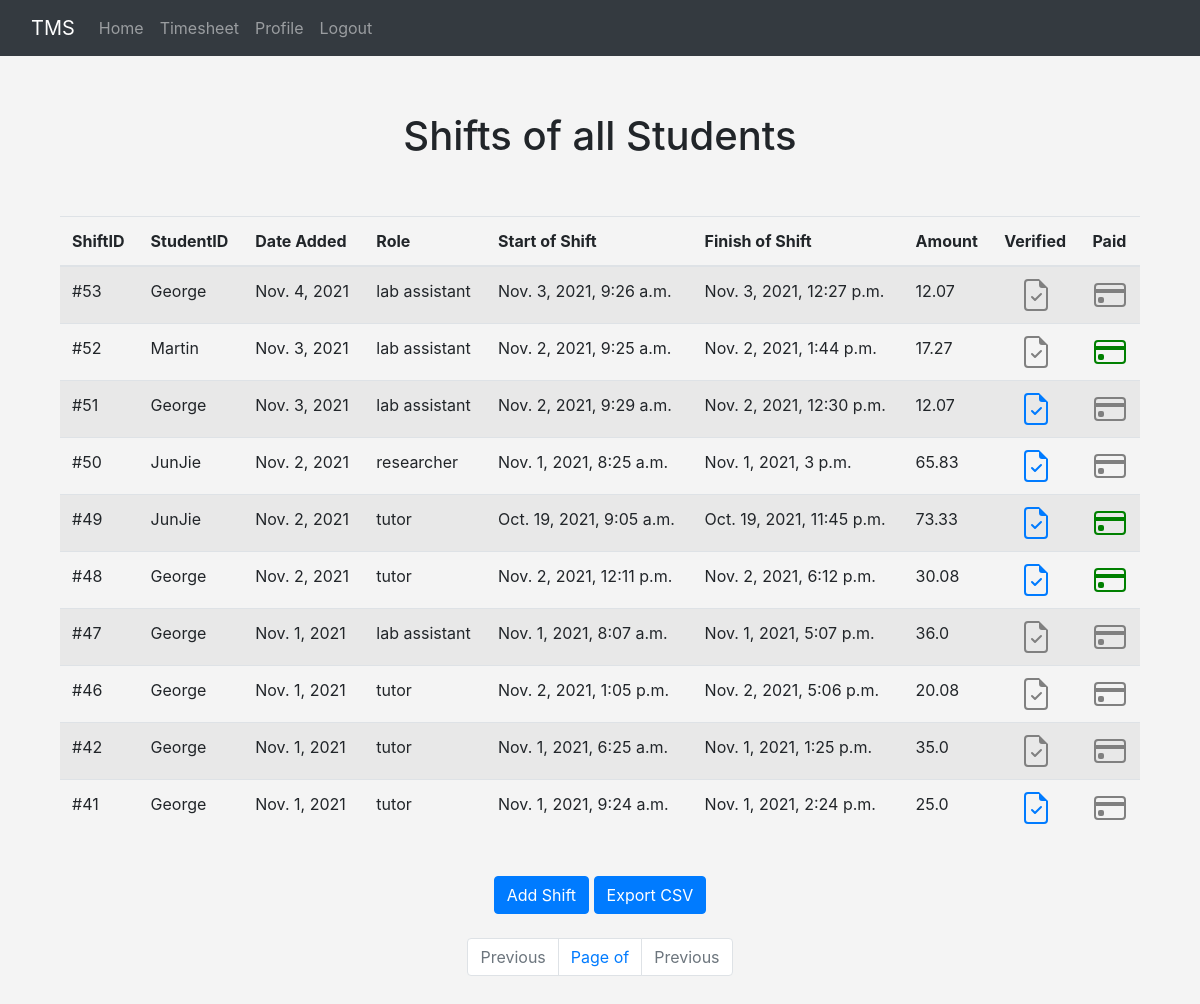
The app's page /shifts (signed in), older data.
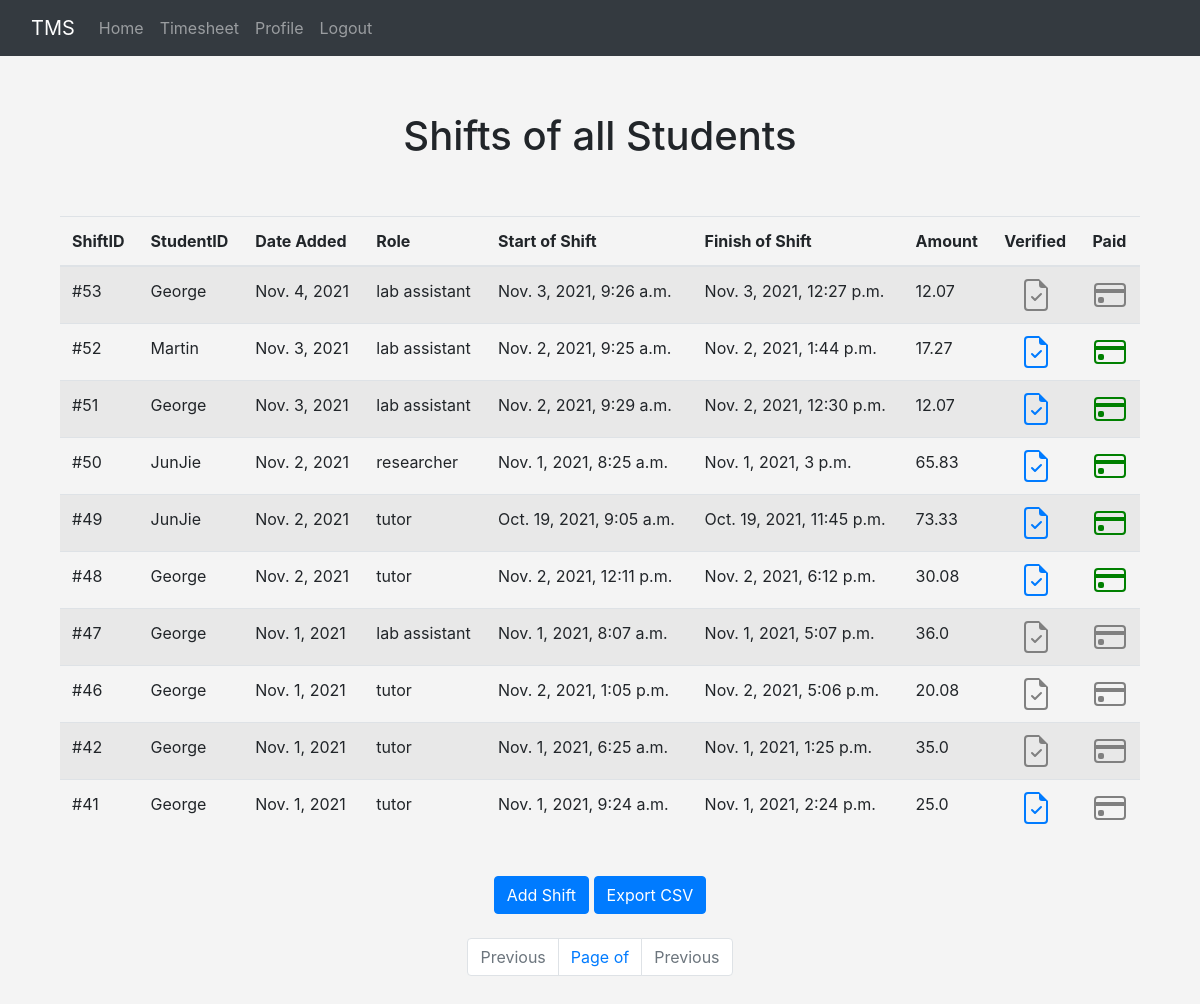
The same page, newer data.
### timesheet/models.py (models this page shows, shortened)
class Shift(models.Model):
    studentID = models.ForeignKey(User, blank=True, null=True, on_delete=models.CASCADE)
    date = models.DateTimeField('Date added', auto_now_add=True)
    role = models.ForeignKey(Roles, blank=True, null=True, on_delete=models.SET_NULL)
    startHour = models.DateTimeField('Time started working')
    endHour = models.DateTimeField('Time finished working')
    verified = models.BooleanField(default=False)
    paid = models.BooleanField(default=False)
    def payment(self):
        time = self.endHour - self.startHour                                 #calculate time working
        payment = round(self.role.hourlyPay * time.seconds / 60 / 60,2)      #hourlyPay * hours worked, rounded for 2 demicals
        return payment

class Roles(models.Model):
    name = models.CharField('Type of role', max_length=120)
    hourlyPay = models.IntegerField('Payment per hour for a role')
    def __str__(self):
        return self.name

### timesheet/views.py (the view)
# urls.py: path('shifts', views.shifts, name="shifts"),
def shifts(request):
    shifts = Shift.objects.all().order_by('-date')
    userTitle = str(request.user.userprofile.title)
    if userTitle == 'Student':
        userid = request.user.id
        p = Paginator(Shift.objects.filter(studentID=userid).order_by('-date'),4)   #filter User's shifts only
        page = request.GET.get('page')
        shiftsPerPage = p.get_page(page)
        return render(request, 'timesheet/shifts.html', {
            'shiftsPerPage': shiftsPerPage,
            })
    else:
        p = Paginator(shifts, 10)  # filter User's shifts only
        page = request.GET.get('page')
        shiftsPerPage = p.get_page(page)
        return render(request, 'timesheet/all_shifts.html', {
            'shiftPerPage': shiftsPerPage
            })

### members/models.py (called while the page is built)
    def __str__(self):
        return self.name

### timesheet/templates/timesheet/all_shifts.html (shortened to what this page needs)
{% extends 'timesheet/base.html' %}
    {% block content %}
    <center>
    <br>
    <div class="container">
        <h1>Shifts of all Students </h1>
            <br> <br>
        <table class="table table-striped">
          <thead>
            <tr>
                <th scope="col">ShiftID</th>
                <th scope="col">StudentID</th>
                <th scope="col">Date Added</th>
                <th scope="col">Role</th>
                <th scope="col">Start of Shift</th>
                <th scope="col">Finish of Shift</th>
                <th scope="col">Amount</th>
                <th scope="col">Verified</th>
                <th scope="col">Paid</th>
            </tr>
          </thead>
            {% for shift in shiftPerPage %}
                        <tr>
                            <td>
                            #{{ shift.id }}
                            </td>
                            <td>
                            {{ shift.studentID }}
                            </td>
                            <td>
                            {{ shift.date.date }}
                            </td>
                            <td>
                            {{ shift.role }}
                            </td>
                            <td>
                            {{ shift.startHour }}
                            </td>
                            <td>
                            {{ shift.endHour }}
                            </td>
                            <td>
                            {{ shift.payment }}
                            </td>
                            <td align="center">
                                <a href="{% url 'verify-shift' shift.id %}">
                                </a>
                            </td>
                            <td align="center">
                                <a href="{% url 'pay-shift' shift.id %}">
                                </a>
                            </td>
                        </tr>
            {% endfor %}
        </table>
    </div>
     <br/>
            <a class="btn btn-primary" href="{% url 'add-shift' %}" role="button">Add Shift</a> <a class="btn btn-primary" href="{% url 'shift-csv' %}" role="button">Export CSV</a>
        <br/> <br/>
   <nav aria-label="Page navigation example">
      <ul class="pagination justify-content-center">
        {% if shiftsPerPage.has_previous %}
            <li class="page-item"><a class="page-link" href="?page={{ shiftsPerPage.previous_page_number }}">Previous</a></li>
        {% else %}
            <li class="page-item disabled">
              <a class="page-link">Previous</a>
            </li>
        {% endif %}
          <li class="page-item"><a class="page-link" href="#">Page {{ shiftsPerPage.number }} of {{ shiftsPerPage.paginator.num_pages }}</a> </li>
        {% if shiftsPerPage.has_next %}
            <li class="page-item"><a class="page-link" href="?page={{ shiftsPerPage.next_page_number }}">Next</a></li>
        {% else %}
            <li class="page-item disabled">
              <a class="page-link">Previous</a>
            </li>
        {% endif %}
      </ul>
    </nav>
    <br/> <br/>
    </center>
    {% endblock %}

Row changes from the older to the newer data that the page shows:
changed Shift "Nov. 2, 2021, 9:25 a.m.": verified False → True (drawn)
changed Shift "Nov. 2, 2021, 9:29 a.m.": paid False → True (drawn)
changed Shift "Nov. 1, 2021, 8:25 a.m.": paid False → True (drawn)
